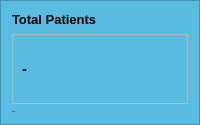
                                   <widget class="QFrame" name="card1_6">
                                    <property name="maximumSize">
                                     <size>
                                      <width>16667</width>
                                      <height>16667</height>
                                     </size>
                                    </property>
                                    <property name="styleSheet">
                                     <string notr="true">
background-color: rgb(90, 188, 224);</string>
                                    </property>
                                    <property name="frameShape">
                                     <enum>QFrame::StyledPanel</enum>
                                    </property>
                                    <property name="frameShadow">
                                     <enum>QFrame::Raised</enum>
                                    </property>
                                    <layout class="QVBoxLayout" name="verticalLayout_37">
                                     <property name="spacing">
                                      <number>7</number>
                                     </property>
                                     <property name="leftMargin">
                                      <number>11</number>
                                     </property>
                                     <property name="topMargin">
                                      <number>11</number>
                                     </property>
                                     <property name="rightMargin">
                                      <number>11</number>
                                     </property>
                                     <property name="bottomMargin">
                                      <number>11</number>
                                     </property>
                                     <item>
                                      <widget class="QLabel" name="label_64">
                                       <property name="minimumSize">
                                        <size>
                                         <width>0</width>
                                         <height>0</height>
                                        </size>
                                       </property>
                                       <property name="maximumSize">
                                        <size>
                                         <width>300</width>
                                         <height>16777215</height>
                                        </size>
                                       </property>
                                       <property name="font">
                                        <font>
                                         <pointsize>10</pointsize>
                                         <weight>75</weight>
                                         <bold>true</bold>
                                        </font>
                                       </property>
                                       <property name="styleSheet">
                                        <string notr="true">color: rgb(0, 0, 0);
background-color: none;
font-size:10pt;</string>
                                       </property>
                                       <property name="text">
                                        <string>Total Patients</string>
                                       </property>
                                      </widget>
                                     </item>
                                     <item>
                                      <widget class="QFrame" name="frame_37">
                                       <property name="styleSheet">
                                        <string notr="true">background-color:none;</string>
                                       </property>
                                       <property name="frameShape">
                                        <enum>QFrame::StyledPanel</enum>
                                       </property>
                                       <property name="frameShadow">
                                        <enum>QFrame::Raised</enum>
                                       </property>
                                       <layout class="QHBoxLayout" name="horizontalLayout_44">
                                        <item>
                                         <widget class="QLabel" name="total_patients">
                                          <property name="font">
                                           <font>
                                            <pointsize>11</pointsize>
                                            <weight>75</weight>
                                            <bold>true</bold>
                                           </font>
                                          </property>
                                          <property name="styleSheet">
                                           <string notr="true">color: rgb(0, 0, 0);
font-size:11pt;</string>
                                          </property>
                                          <property name="text">
                                           <string>-</string>
                                          </property>
                                         </widget>
                                        </item>
                                        <item>
                                         <widget class="QLabel" name="label_65">
                                          <property name="minimumSize">
                                           <size>
                                            <width>50</width>
                                            <height>50</height>
                                           </size>
                                          </property>
                                          <property name="maximumSize">
                                           <size>
                                            <width>70</width>
                                            <height>70</height>
                                           </size>
                                          </property>
                                          <property name="text">
                                           <string/>
                                          </property>
                                          <property name="pixmap">
                                           <pixmap resource="icons.qrc">:/icons/patient.png</pixmap>
                                          </property>
                                          <property name="scaledContents">
                                           <bool>true</bool>
                                          </property>
                                         </widget>
                                        </item>
                                       </layout>
                                      </widget>
                                     </item>
                                     <item>
                                      <widget class="QLabel" name="label_66">
                                       <property name="font">
                                        <font>
                                         <pointsize>-1</pointsize>
                                        </font>
                                       </property>
                                       <property name="styleSheet">
                                        <string notr="true">background-color:none;
color: rgb(0, 0, 0);</string>
                                       </property>
                                       <property name="text">
                                        <string>patients</string>
                                       </property>
                                      </widget>
                                     </item>
                                    </layout>
                                   </widget>
